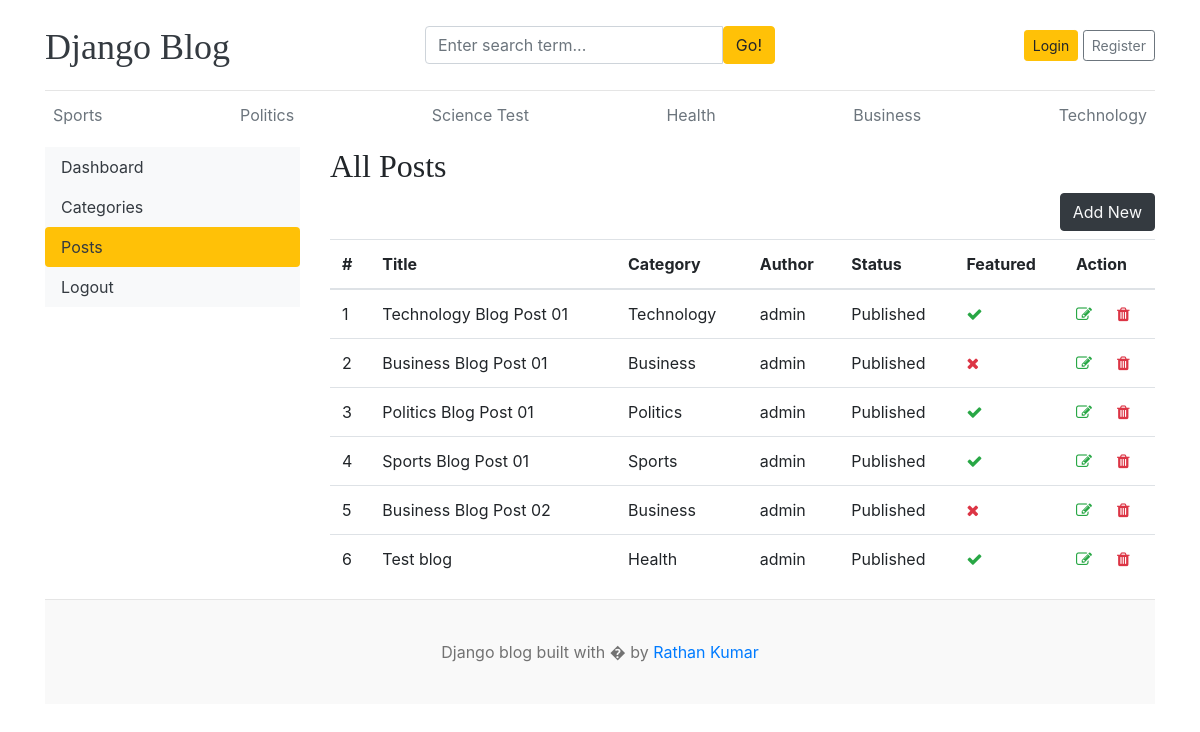
/dashboard/posts/, run on an earlier commit of the app's database.
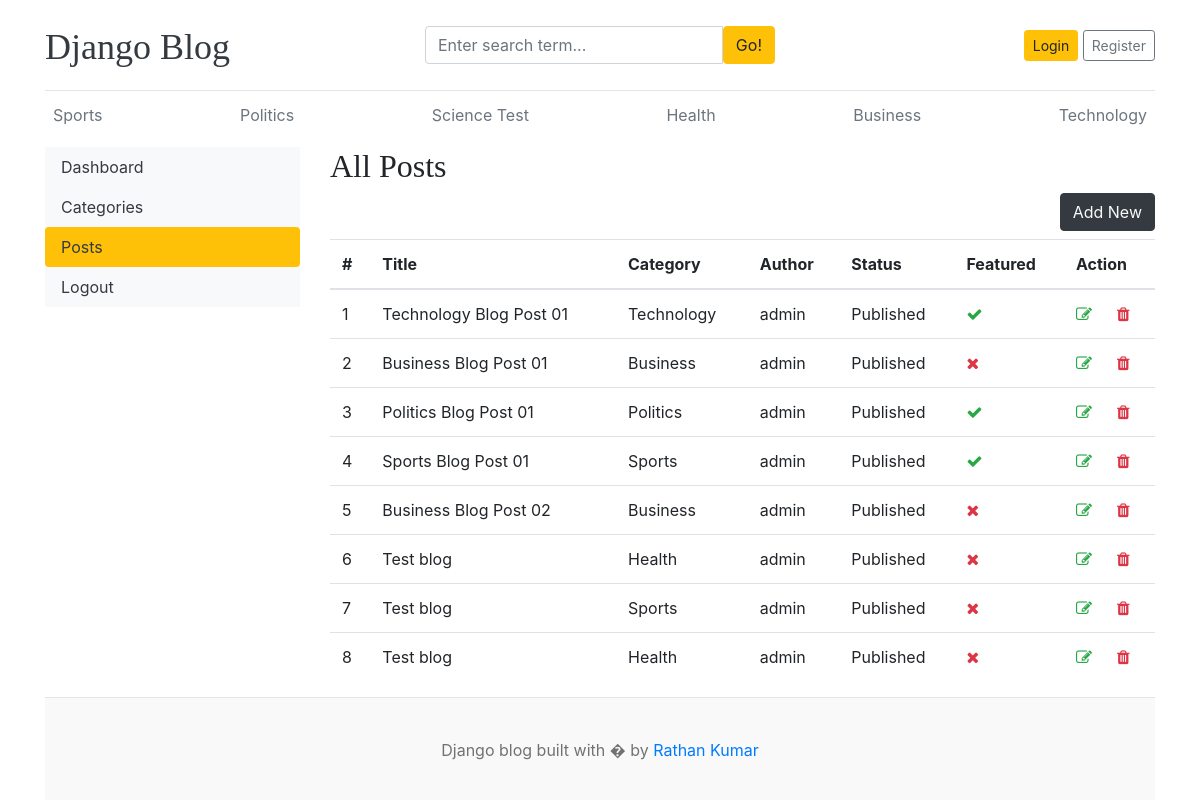
And on a later commit of the database.
### blogs/models.py (models this page shows, shortened)
class Category(models.Model):
    category_name = models.CharField(max_length=50, unique=True)
    created_at = models.DateTimeField(auto_now_add=True)
    updated_at = models.DateTimeField(auto_now=True)
    class Meta:
        verbose_name_plural = "categories"
    def __str__(self):
        return self.category_name

class Blog(models.Model):
    title = models.CharField(max_length=100)
    slug = models.SlugField(max_length=100, unique=True, blank=True)
    category = models.ForeignKey(Category, on_delete=models.CASCADE)
    author = models.ForeignKey(User, on_delete=models.CASCADE)
    featured_image = models.ImageField(upload_to="uploads/%Y/%m/%d")
    short_description = models.TextField(max_length=500)
    blog_body = models.TextField(max_length=2000)
    status = models.CharField(max_length=20, choices=STATUS_CHOICES, default="Draft")
    is_featured = models.BooleanField(default=False)
    created_at = models.DateTimeField(auto_now_add=True)
    updated_at = models.DateTimeField(auto_now=True)

### dashboards/views.py (the view)
# urls.py: path("posts/", views.posts, name="posts"),
def posts(request):
    posts = Blog.objects.all()
    context = {
        "posts": posts,
    }
    return render(request, "dashboard/posts.html", context)

### blogs/context_processors.py (called while the page is built)
def get_categories(request):
    categories = Category.objects.all()
    return dict(categories=categories)

### templates/dashboard/posts.html (shortened to what this page needs)
{% extends 'base.html' %}
{% block content %}
<div class="row">
    {% include 'dashboard/sidebar.html' %}
    <div class="col-md-9">
        <h2>All Posts</h2>
        <a href="{% url 'add_post' %}" class="btn btn-dark text-light float-right mb-2">Add New</a>
        <table class="table table-hover">
            <thead>
              <tr>
                <th>#</th>
                <th>Title</th>
                <th>Category</th>
                <th>Author</th>
                <th>Status</th>
                <th>Featured</th>
                <th>Action</th>
              </tr>
            </thead>
            <tbody>
            {% for post in posts %}
                <tr>
                    <td>{{ forloop.counter }}</th>
                    <td>{{ post.title }}</td>
                    <td>{{ post.category }}</td>
                    <td>{{ post.author }}</td>
                    <td>{{ post.status }}</td>
                    <td>
                      {% if post.is_featured %}
                        <i class="fa fa-check text-success"></i>
                      {% else %}
                        <i class="fa fa-times text-danger"></i>
                      {% endif%}
                    </td>
                    <td>
                        <a href="{% url 'edit_post' post.id %}"><i class="fa fa-edit text-success"></i></a>
                        <a href="{% url 'delete_post' post.id %}"><i class="fa fa-trash text-danger"></i></a>
                    </td>
                </tr>
            {% endfor %}
            </tbody>
          </table>
    </div>
</div>
{% endblock %}

### templates/base.html (shortened to what this page needs)
{% load static %}
<!DOCTYPE html>
<html lang="en">
<head>
    <link rel="stylesheet" href="https://cdnjs.cloudflare.com/ajax/libs/font-awesome/4.7.0/css/font-awesome.min.css">
    <link href="https://getbootstrap.com/docs/4.0/dist/css/bootstrap.min.css" rel="stylesheet">
    <link href="{% static 'css/blog.css' %}" rel="stylesheet">
  </head>
<body>
    <div class="container">
      <header class="blog-header py-3">
        <div class="row flex-nowrap justify-content-between align-items-center">
          <div class="col-4 pt-1">
            <a class="blog-header-logo text-dark" href="/">Django Blog</a>
          </div>
          <div class="col-4">
            <form action="{% url 'search' %}" method="GET">
              <div class="input-group">
                <input class="form-control" type="text" name="keyword" value="{{ keyword }}" placeholder="Enter search term..." aria-label="Enter search term..." aria-describedby="button-search" />
                <button type="submit" class="btn btn-warning" id="button-search" type="button">Go!</button>
            </div>
            </form>
          </div>
          <div class="col-4 d-flex justify-content-end align-items-center">
            {% if not user.is_authenticated %}
            <a class="btn btn-sm btn-warning" href="{% url 'login' %}">Login</a> &nbsp;
            <a class="btn btn-sm btn-outline-secondary" href="{% url 'register' %}">Register</a>
            {% else %}
            <span><a href="{% url 'dashboard' %}">Dashboard</a></span>
            &emsp;
            <span><a href="{% url 'logout' %}">Logout</a></span>
            {% endif %}
          </div>
        </div>
      </header>
      <div class="nav-scroller py-1 mb-2">
        <nav class="nav d-flex justify-content-between">
          {% for cat in categories %}
          <a class="p-2 text-muted" href="{% url 'posts_by_category' cat.id %}"> {{ cat.category_name }} </a>
          {% endfor %}
        </nav>
      </div>
{% block content %}
{% endblock %}
<footer class="blog-footer">
    <p>Django blog built with � by <a href="#">Rathan Kumar</a></p>
  </footer>
  </body>
  </html>

What changed in the data, as far as the page shows it:
changed Blog (number 6 of 8 on the later page): is_featured True → False (drawn)
added Blog: title "Test blog", category "Sports", author "admin", status "Published", is_featured False (drawn)
added Blog: title "Test blog", category "Health", author "admin", status "Published", is_featured False (drawn)
